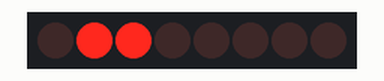
The sketch below on a simulated Arduino Uno, built with avr-gcc and run on an emulated ATmega328P. On the bench: 8 port-expander outputs drawn as a row of LEDs (first output left, lit = HIGH). Wiring (inferred from the names in the program): PCF8574 port expander at I2C address 0x20. Wiring (inferred from the signals the program sends): row of LEDs: on Q0, Q1, Q2, Q3, Q4, Q5, Q6, Q7. What the sketch prints to the serial monitor is not drawn.

Above: at 0.3 s.
At 2.2 s:
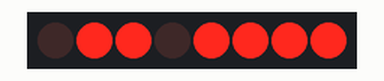
At 7.62 s:
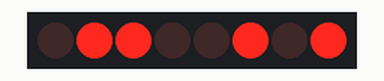
At 8.83 s:
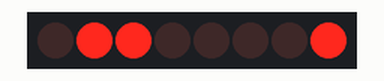
At 10.16 s:
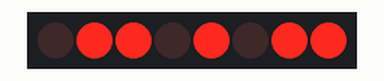
At 13.1 s:
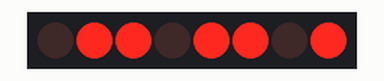
Timing chart, 0 to 34.3 s (numbered marks = the images above):
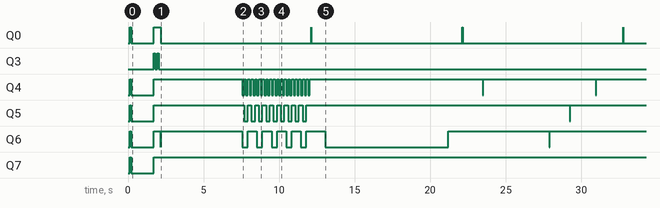

Measured:
- by itself, Q4: HIGH → LOW at 0.22 s, → HIGH 1.5 s later, → LOW 5.8 s later, → HIGH 0.12 s later, … (44 changes in this stretch)
- by itself, Q5: goes LOW 1.5 s, HIGH 6.0 s, 8 × (LOW 0.24 s, HIGH 0.24 s), LOW 0.24 s, HIGH 17.4 s, LOW 0.04 s, then HIGH

The sketch:

lcd1602_i2c_demo.ino
```cpp
#include <Wire.h>

// HD44780 16x2 display with the common PCF8574 I2C backpack mapping:
// P0=RS, P1=RW, P2=Enable, P3=backlight, P4..P7=D4..D7.
constexpr uint8_t LCD_COLUMNS = 16;
constexpr uint8_t LCD_ROWS = 2;
constexpr uint8_t PIN_RS = 0x01;
constexpr uint8_t PIN_ENABLE = 0x04;
constexpr uint8_t PIN_BACKLIGHT = 0x08;

uint8_t lcdAddress = 0;
uint8_t backlightState = PIN_BACKLIGHT;

const byte heart[8] = {
  B00000, B01010, B11111, B11111, B01110, B00100, B00000, B00000
};

const byte smile[8] = {
  B00000, B01010, B00000, B00000, B10001, B01110, B00000, B00000
};

const byte rocket[8] = {
  B00100, B01110, B01110, B11111, B10101, B00100, B01010, B10001
};

const byte spinner[4][8] = {
  {B00100, B00100, B00100, B00100, B00100, B00100, B00100, B00000},
  {B00000, B00000, B00001, B00010, B00100, B01000, B10000, B00000},
  {B00000, B00000, B00000, B11111, B00000, B00000, B00000, B00000},
  {B00000, B00000, B10000, B01000, B00100, B00010, B00001, B00000}
};

void expanderWrite(uint8_t value) {
  Wire.beginTransmission(lcdAddress);
  Wire.write(value | backlightState);
  Wire.endTransmission();
}

void pulseEnable(uint8_t value) {
  expanderWrite(value | PIN_ENABLE);
  delayMicroseconds(1);
  expanderWrite(value & ~PIN_ENABLE);
  delayMicroseconds(50);
}

void writeNibble(uint8_t nibble, bool dataMode) {
  uint8_t value = (nibble & 0x0F) << 4;
  if (dataMode) value |= PIN_RS;
  expanderWrite(value);
  pulseEnable(value);
}

void lcdSend(uint8_t value, bool dataMode) {
  writeNibble(value >> 4, dataMode);
  writeNibble(value, dataMode);
}

void lcdCommand(uint8_t command) {
  lcdSend(command, false);
  if (command == 0x01 || command == 0x02) delayMicroseconds(2000);
}

void lcdWrite(uint8_t value) {
  lcdSend(value, true);
}

void lcdPrint(const char *text) {
  while (*text) lcdWrite(*text++);
}

void lcdClear() {
  lcdCommand(0x01);
}

void lcdSetCursor(uint8_t column, uint8_t row) {
  static const uint8_t rowOffset[] = {0x00, 0x40};
  lcdCommand(0x80 | (column + rowOffset[row % LCD_ROWS]));
}

void lcdCreateChar(uint8_t slot, const byte bitmap[8]) {
  lcdCommand(0x40 | ((slot & 0x07) << 3));
  for (uint8_t row = 0; row < 8; ++row) lcdWrite(bitmap[row]);
}

void lcdInit() {
  delay(50);
  writeNibble(0x03, false);
  delayMicroseconds(4500);
  writeNibble(0x03, false);
  delayMicroseconds(4500);
  writeNibble(0x03, false);
  delayMicroseconds(150);
  writeNibble(0x02, false);

  lcdCommand(0x28);  // 4-bit, two lines, 5x8 font
  lcdCommand(0x08);  // Display off
  lcdClear();
  lcdCommand(0x06);  // Cursor moves right
  lcdCommand(0x0C);  // Display on, cursor off
}

uint8_t findDisplay() {
  // PCF8574 and PCF8574A address ranges.
  const uint8_t ranges[][2] = {{0x20, 0x27}, {0x38, 0x3F}};
  for (const auto &range : ranges) {
    for (uint8_t address = range[0]; address <= range[1]; ++address) {
      Wire.beginTransmission(address);
      if (Wire.endTransmission() == 0) return address;
    }
  }
  return 0;
}

void printPadded(const char *text, uint8_t width = LCD_COLUMNS) {
  uint8_t count = 0;
  while (*text && count < width) {
    lcdWrite(*text++);
    ++count;
  }
  while (count++ < width) lcdWrite(' ');
}

void bootSequence() {
  lcdClear();
  lcdSetCursor(0, 0);
  lcdWrite(2);
  lcdPrint(" R4 WiFi LAB ");
  lcdWrite(2);

  lcdSetCursor(0, 1);
  for (uint8_t i = 0; i < LCD_COLUMNS; ++i) {
    lcdWrite(0xFF);
    delay(75);
  }
  delay(350);

  for (uint8_t flash = 0; flash < 2; ++flash) {
    backlightState = 0;
    expanderWrite(0);
    delay(90);
    backlightState = PIN_BACKLIGHT;
    expanderWrite(0);
    delay(120);
  }
}

void messageCardsDemo() {
  const char *cards[][2] = {
    {" ARDUINO UNO R4", "  WIFI POWERED"},
    {"  LCD1602+I2C", " PIXELS AT WORK"},
    {"   CODE. MAKE.", "    REPEAT!"}
  };

  lcdClear();
  lcdSetCursor(0, 0);
  printPadded(" MAKER MODE");
  delay(900);

  for (const auto &card : cards) {
    lcdSetCursor(0, 0);
    printPadded(card[0]);
    lcdSetCursor(0, 1);
    printPadded(card[1]);
    delay(1350);
  }
}

void equalizerDemo() {
  for (uint8_t level = 0; level < 8; ++level) {
    byte bar[8];
    for (uint8_t row = 0; row < 8; ++row) {
      bar[row] = row >= (7 - level) ? B11111 : B00000;
    }
    lcdCreateChar(level, bar);
  }

  lcdClear();
  lcdSetCursor(0, 0);
  printPadded("  BYTE BEATS");

  for (uint8_t frame = 0; frame < 38; ++frame) {
    lcdSetCursor(0, 1);
    for (uint8_t column = 0; column < LCD_COLUMNS; ++column) {
      // A deterministic animated wave: no random seed needed.
      uint8_t level = (column * 3 + frame * 2 + (column ^ frame)) % 8;
      lcdWrite(level);
    }
    delay(95);
  }

  // Restore the icons overwritten by the equalizer characters.
  lcdCreateChar(0, heart);
  lcdCreateChar(1, smile);
  lcdCreateChar(2, rocket);
}

void pixelPongDemo() {
  const byte ball[8] = {
    B00000, B00000, B01110, B01110, B01110, B00000, B00000, B00000
  };
  lcdCreateChar(4, ball);

  lcdClear();
  lcdSetCursor(0, 0);
  printPadded("   PIXEL PONG");
  lcdSetCursor(0, 1);
  printPadded("   READY? GO!");
  delay(900);
  lcdClear();

  for (uint8_t row = 0; row < LCD_ROWS; ++row) {
    lcdSetCursor(0, row);
    lcdWrite('|');
    lcdSetCursor(15, row);
    lcdWrite('|');
  }

  int column = 1;
  int direction = 1;
  uint8_t row = 0;

  for (uint8_t frame = 0; frame < 84; ++frame) {
    lcdSetCursor(column, row);
    lcdWrite(' ');

    column += direction;
    if (column >= 14 || column <= 1) {
      column = constrain(column, 1, 14);
      direction = -direction;
      row = 1 - row;
    } else if (frame % 9 == 0) {
      row = 1 - row;
    }

    lcdSetCursor(column, row);
    lcdWrite(4);
    delay(90);
  }
}

void pixelRainDemo() {
  lcdClear();
  lcdSetCursor(0, 0);
  printPadded("   PIXEL RAIN");
  lcdSetCursor(0, 1);
  printPadded("  //////\\\\\\");
  delay(900);

  lcdClear();
  for (uint8_t row = 0; row < LCD_ROWS; ++row) {
    lcdSetCursor(0, row);
    for (uint8_t column = 0; column < LCD_COLUMNS; ++column) {
      lcdWrite((column + row * 3) % 8);
    }
  }

  for (uint8_t frame = 0; frame < 55; ++frame) {
    for (uint8_t slot = 0; slot < 8; ++slot) {
      byte rain[8] = {0, 0, 0, 0, 0, 0, 0, 0};
      for (uint8_t pixelColumn = 0; pixelColumn < 5; ++pixelColumn) {
        uint8_t head = (frame + slot * 3 + pixelColumn * 5) % 13;
        if (head < 8) rain[head] |= 1 << (4 - pixelColumn);
        if (head > 0 && head - 1 < 8 && ((slot + pixelColumn) & 1)) {
          rain[head - 1] |= 1 << (4 - pixelColumn);
        }
      }
      lcdCreateChar(slot, rain);
    }
    delay(80);
  }

  lcdCreateChar(0, heart);
  lcdCreateChar(1, smile);
  lcdCreateChar(2, rocket);
}

void uptimeDemo() {
  lcdClear();
  lcdSetCursor(0, 0);
  lcdPrint("SYSTEM ONLINE ");
  lcdWrite(1);

  for (uint8_t frame = 0; frame < 32; ++frame) {
    lcdCreateChar(3, spinner[frame % 4]);
    unsigned long seconds = millis() / 1000;
    char line[17];
    snprintf(line, sizeof(line), "UP %5lus     ", seconds);
    lcdSetCursor(0, 1);
    lcdWrite(3);
    lcdWrite(' ');
    printPadded(line, 14);
    delay(125);
  }
}

void setup() {
  Serial.begin(115200);
  Wire.begin();
  Wire.setClock(100000);

  lcdAddress = findDisplay();
  if (lcdAddress == 0) {
    Serial.println("LCD1602-demo: intet PCF8574 I2C-display fundet.");
    Serial.println("Kontroller GND, 5V, SDA og SCL, og genstart boardet.");
    return;
  }

  Serial.print("LCD1602 fundet paa I2C-adresse 0x");
  Serial.println(lcdAddress, HEX);

  lcdInit();
  lcdCreateChar(0, heart);
  lcdCreateChar(1, smile);
  lcdCreateChar(2, rocket);
  bootSequence();
}

void loop() {
  if (lcdAddress == 0) {
    delay(1000);
    return;
  }

  messageCardsDemo();
  equalizerDemo();
  pixelPongDemo();
  pixelRainDemo();
  uptimeDemo();
}
```
